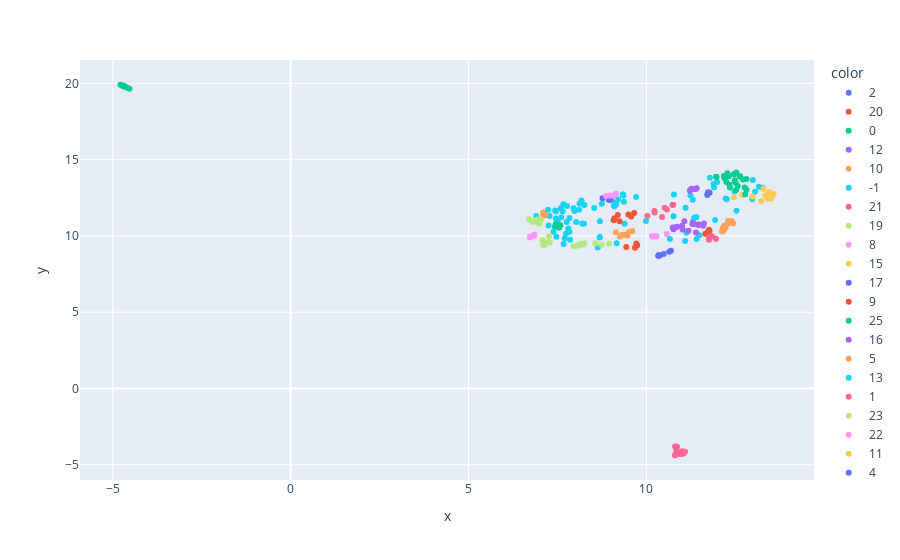

The notebook cell saved with this chart:
### Code cell
# Visualization
viz_df = pd.DataFrame({
    'gesture_name': df['gesture_name'],
    'x': embedding_2d[:, 0],
    'y': embedding_2d[:, 1],
    'cluster': labels
})

fig = px.scatter(viz_df, x='x', y='y', color=viz_df['cluster'].astype(str), hover_data=['gesture_name'])
fig.show()

### Figure 1 — Plotly figure (JSON) as saved in the notebook; plotly's stock layout.template omitted (floating-point values rounded to 4 significant figures)
{"data": [{"customdata": [["Blunt dissect"], ["Cut"], ["Cauterize"], ["Clip"], ["Irrigate"], ["Suction"], ["Stick"]], "hovertemplate": "color=2<br>x=%{x}<br>y=%{y}<br>gesture_name=%{customdata[0]}<extra></extra>", "legendgroup": "2", "marker": {"color": "#636efa", "symbol": "circle"}, "mode": "markers", "name": "2", "orientation": "v", "showlegend": true, "type": "scatter", "x": [10.35, 10.64, 10.37, 10.69, 10.34, 10.49, 10.35], "xaxis": "x", "y": [8.756, 8.972, 8.708, 9.028, 8.7, 8.821, 8.711], "yaxis": "y"}, {"customdata": [["Blunt dissection"], ["Hook"], ["Hook dissection"], ["Inefficient hook"], ["Push"]], "hovertemplate": "color=20<br>x=%{x}<br>y=%{y}<br>gesture_name=%{customdata[0]}<extra></extra>", "legendgroup": "20", "marker": {"color": "#EF553B", "symbol": "circle"}, "mode": "markers", "name": "20", "orientation": "v", "showlegend": true, "type": "scatter", "x": [11.76, 11.73, 11.77, 11.66, 11.78], "xaxis": "x", "y": [10.41, 10.28, 10.27, 10.14, 10.35], "yaxis": "y"}, {"customdata": [["Burn dissect"], ["Cold cut"], ["Hot cut"], ["Pedicalize"], ["Peel/push"], ["Spread"], ["Two-hand spread"], ["Coagulate then cut"], ["0's"]], "hovertemplate": "color=0<br>x=%{x}<br>y=%{y}<br>gesture_name=%{customdata[0]}<extra></extra>", "legendgroup": "0", "marker": {"color": "#00cc96", "symbol": "circle"}, "mode": "markers", "name": "0", "orientation": "v", "showlegend": true, "type": "scatter", "x": [-4.69, -4.728, -4.708, -4.663, -4.784, -4.734, -4.681, -4.595, -4.53], "xaxis": "x", "y": [19.82, 19.86, 19.84, 19.8, 19.92, 19.87, 19.81, 19.73, 19.66], "yaxis": "y"}, {"customdata": [["Cut cautery"], ["Cut ultrasonic"], ["Cutting"], ["Dissecting"], ["Regular Dissection"], ["Stapling"], ["Abdominal access"], ["Marking"]], "hovertemplate": "color=12<br>x=%{x}<br>y=%{y}<br>gesture_name=%{customdata[0]}<extra></extra>", "legendgroup": "12", "marker": {"color": "#ab63fa", "symbol": "circle"}, "mode": "markers", "name": "12", "orientation": "v", "showlegend": true, "type": "scatter", "x": [11.6, 11.46, 11.31, 11.34, 11.3, 11.48, 11.07, 11.62], "xaxis": "x", "y": [10.67, 10.72, 10.91, 10.79, 10.78, 10.74, 10.97, 10.82], "yaxis": "y"}, {"customdata": [["Cutting (high frequency)"], ["Cutting ends"], ["Dissect"], ["Dissection (blunt)"], ["Dissection (thermal)"], ["Peel"], ["Tissue bite"], ["Retract"], ["Resect"], ["Transection"]], "hovertemplate": "color=10<br>x=%{x}<br>y=%{y}<br>gesture_name=%{customdata[0]}<extra></extra>", "legendgroup": "10", "marker": {"color": "#FFA15A", "symbol": "circle"}, "mode": "markers", "name": "10", "orientation": "v", "showlegend": true, "type": "scatter", "x": [12.13, 12.4, 12.23, 12.16, 12.17, 12.19, 12.3, 12.22, 12.29, 12.44], "xaxis": "x", "y": [10.29, 10.98, 10.55, 10.52, 10.35, 10.67, 10.99, 10.65, 10.82, 10.83], "yaxis": "y"}, {"customdata": [["Dissection"], ["Application of clips"], ["Clipping"], ["Hemostatic control"], ["Wipe"], ["Adjustment gesture"], ["Camera move"], ["Endobag - In"], ["Endobag - Out"], ["Exchange"], ["Extract"], ["Idle position"], ["Sling (Hyst.)"], ["Sling-In"], ["Grasping anatomy"], ["Inefficient grasp"], ["Move"], ["Penetrating countertissue"], ["Touch"], ["Approach pole"], ["Drop"], ["End of trial"], ["Non-specific movement"], ["Placing"], ["Put"], ["Grab needle"], ["Grab – Pull - Run"], ["Grasping/orienting needle"], ["Gripper reconfiguration"], ["Hand-off"], ["Indirectly rotate"], ["Insert and push needle through tissue"], ["Insert needle/push needle through tissue"], ["Knot tie (Double/Single loop)"], ["Knotting"], ["Loosen up more suture"], ["Moving to center with needle in grip"], ["Needle grasping"], ["Needle handling"], ["Needle hold angle"], ["Orient needle with both hands"], ["Orient needle with two hands"], ["Orienting needle"], ["Picking up the needle"], ["Position needle"], ["Positioning needle with right hand"], ["Positioning the tip of the needle"], ["Pull needle"], ["Pull suture"], ["Pull suture with both graspers"], ["Pulling suture with both hands"], ["Puling the needle out of the tissue"], ["Reach for needle (gripper open)"], ["Reach for the suture end with the right grasper and pull the suture to lock the knot"], ["Reaching for needle"], ["Reaching for needle with left hand"], ["Reaching for suture with one hand while the other holding the needle"], ["Returning/dropping the needle"], ["Suture"], ["Suture throw"], ["Suture tying"], ["Transferring needle from one hand to the other"], ["Tying a knot"], ["Using one hand to help tighten suture"], ["Wrist rotation"], ["Wrist rotation needle withdrawal"]], "hovertemplate": "color=-1<br>x=%{x}<br>y=%{y}<br>gesture_name=%{customdata[0]}<extra></extra>", "legendgroup": "-1", "marker": {"color": "#19d3f3", "symbol": "circle"}, "mode": "markers", "name": "-1", "orientation": "v", "showlegend": true, "type": "scatter", "x": [10.66, 11.09, 11.41, 11.49, 11.13, 10.78, 7.458, 11.35, 11.41, 8.25, 11.94, 7.709, 12.23, 12.26, 12.54, 8.636, 9.168, 9.371, 7.842, 7.47, 10.76, 7.746, 7.858, 7.676, 7.391, 7.84, 11.31, 8.261, 8.695, 8.196, 7.809, 9.207, 8.749, 11.79, 11.89, 12.48, 7.506, 9.39, 9.991, 8.536, 7.281, 7.98, 7.607, 8.179, 8.125, 6.905, 8.11, 9.357, 11.91, 13.17, 13.27, 9.338, 7.762, 12.98, 7.459, 7.254, 13.06, 7.67, 9.713, 11.24, 11.1, 8.028, 11.99, 12.99, 8.695, 8.685], "xaxis": "x", "y": [9.797, 9.671, 9.802, 10.04, 10.21, 12.71, 11.6, 11.19, 11.24, 10.8, 11.04, 9.85, 12.45, 12.41, 11.66, 9.237, 9.518, 12.25, 10.27, 9.942, 11.3, 10.16, 9.752, 9.467, 10.28, 11.18, 12.38, 12.03, 10.96, 10.81, 10.5, 12.4, 12.12, 13.82, 13.41, 12.92, 10.95, 10.8, 10.98, 11.83, 11.32, 11.63, 11.23, 12.33, 12.12, 11.31, 11.71, 12.65, 13.18, 13.23, 13.17, 12.73, 10.91, 12.41, 11.15, 10.69, 12.89, 12.09, 12.55, 12.67, 11.85, 10.91, 13.54, 13.67, 9.929, 9.901], "yaxis": "y"}, {"customdata": [["Bleeding"], ["Coagulate"], ["Coagulation"], ["Tamponade"], ["Clamp"]], "hovertemplate": "color=21<br>x=%{x}<br>y=%{y}<br>gesture_name=%{customdata[0]}<extra></extra>", "legendgroup": "21", "marker": {"color": "#FF6692", "symbol": "circle"}, "mode": "markers", "name": "21", "orientation": "v", "showlegend": true, "type": "scatter", "x": [11.83, 11.96, 11.85, 11.77, 11.76], "xaxis": "x", "y": [9.961, 9.819, 9.974, 9.923, 9.75], "yaxis": "y"}, {"customdata": [["Precision"], ["Collaboration"], ["Displacement"], ["Free motion"], ["Idle holding"], ["Load motion"], ["Reach"], ["Idle"], ["Picking"]], "hovertemplate": "color=19<br>x=%{x}<br>y=%{y}<br>gesture_name=%{customdata[0]}<extra></extra>", "legendgroup": "19", "marker": {"color": "#B6E880", "symbol": "circle"}, "mode": "markers", "name": "19", "orientation": "v", "showlegend": true, "type": "scatter", "x": [8.252, 7.956, 8.084, 8.205, 8.738, 8.153, 8.955, 8.573, 8.094], "xaxis": "x", "y": [9.521, 9.332, 9.352, 9.417, 9.418, 9.483, 9.486, 9.522, 9.422], "yaxis": "y"}, {"customdata": [["Ascending survey"], ["Descending survey"], ["Inermaneuver segment"], ["Pulling/lifting"], ["Inserting/pushing"]], "hovertemplate": "color=8<br>x=%{x}<br>y=%{y}<br>gesture_name=%{customdata[0]}<extra></extra>", "legendgroup": "8", "marker": {"color": "#FF97FF", "symbol": "circle"}, "mode": "markers", "name": "8", "orientation": "v", "showlegend": true, "type": "scatter", "x": [10.25, 10.29, 10.58, 10.16, 10.18], "xaxis": "x", "y": [9.989, 9.981, 10.13, 10.0, 9.956], "yaxis": "y"}, {"customdata": [["Get together"], ["Dropping suture"], ["Dropping suture and moving to end points"]], "hovertemplate": "color=15<br>x=%{x}<br>y=%{y}<br>gesture_name=%{customdata[0]}<extra></extra>", "legendgroup": "15", "marker": {"color": "#FECB52", "symbol": "circle"}, "mode": "markers", "name": "15", "orientation": "v", "showlegend": true, "type": "scatter", "x": [12.99, 12.46, 12.69], "xaxis": "x", "y": [12.59, 12.54, 12.69], "yaxis": "y"}, {"customdata": [["Injection"], ["Drive needle enter skin"], ["Driving the needle to enter the skin or tissue"], ["Needle pushing"], ["Pushing needle through the tissue"]], "hovertemplate": "color=17<br>x=%{x}<br>y=%{y}<br>gesture_name=%{customdata[0]}<extra></extra>", "legendgroup": "17", "marker": {"color": "#636efa", "symbol": "circle"}, "mode": "markers", "name": "17", "orientation": "v", "showlegend": true, "type": "scatter", "x": [8.967, 9.008, 8.992, 8.946, 8.769], "xaxis": "x", "y": [12.39, 12.4, 12.36, 12.38, 12.48], "yaxis": "y"}, {"customdata": [["Release"], ["Grasp"], ["Hold"], ["Place"]], "hovertemplate": "color=9<br>x=%{x}<br>y=%{y}<br>gesture_name=%{customdata[0]}<extra></extra>", "legendgroup": "9", "marker": {"color": "#EF553B", "symbol": "circle"}, "mode": "markers", "name": "9", "orientation": "v", "showlegend": true, "type": "scatter", "x": [9.741, 9.68, 9.439, 9.721], "xaxis": "x", "y": [9.388, 9.228, 9.269, 9.508], "yaxis": "y"}, {"customdata": [["Align and grasp"], ["Align and place"], ["Reach for needle"], ["Reaching for needle with right hand"]], "hovertemplate": "color=25<br>x=%{x}<br>y=%{y}<br>gesture_name=%{customdata[0]}<extra></extra>", "legendgroup": "25", "marker": {"color": "#00cc96", "symbol": "circle"}, "mode": "markers", "name": "25", "orientation": "v", "showlegend": true, "type": "scatter", "x": [7.547, 7.431, 7.583, 7.456], "xaxis": "x", "y": [10.54, 10.62, 10.7, 10.78], "yaxis": "y"}, {"customdata": [["Aspiration"], ["Irrigation"], ["Irrigation and suction"], ["Retracting with grasping"], ["Retracting without grasping"], ["Scratch"], ["Suction and irrigation"], ["Specimen/material removal"]], "hovertemplate": "color=16<br>x=%{x}<br>y=%{y}<br>gesture_name=%{customdata[0]}<extra></extra>", "legendgroup": "16", "marker": {"color": "#ab63fa", "symbol": "circle"}, "mode": "markers", "name": "16", "orientation": "v", "showlegend": true, "type": "scatter", "x": [11.18, 10.87, 11.02, 10.76, 10.74, 11.4, 10.84, 11.01], "xaxis": "x", "y": [10.35, 10.61, 10.42, 10.44, 10.55, 10.23, 10.59, 10.66], "yaxis": "y"}, {"customdata": [["Catch"], ["Give slack"], ["Avoidable delay"], ["Make a loop"], ["Pass through"], ["Position"], ["Pull"]], "hovertemplate": "color=5<br>x=%{x}<br>y=%{y}<br>gesture_name=%{customdata[0]}<extra></extra>", "legendgroup": "5", "marker": {"color": "#FFA15A", "symbol": "circle"}, "mode": "markers", "name": "5", "orientation": "v", "showlegend": true, "type": "scatter", "x": [9.473, 9.382, 9.142, 9.501, 9.309, 9.607, 9.26], "xaxis": "x", "y": [10.01, 10.07, 10.25, 10.24, 10.06, 10.32, 9.969], "yaxis": "y"}, {"customdata": [["Penetrating tissue"], ["Insert needle trough tissue"], ["Needle puncture"], ["Positioning the needle tip"]], "hovertemplate": "color=13<br>x=%{x}<br>y=%{y}<br>gesture_name=%{customdata[0]}<extra></extra>", "legendgroup": "13", "marker": {"color": "#19d3f3", "symbol": "circle"}, "mode": "markers", "name": "13", "orientation": "v", "showlegend": true, "type": "scatter", "x": [9.112, 9.148, 9.145, 9.084], "xaxis": "x", "y": [11.95, 12.17, 12.04, 11.98], "yaxis": "y"}, {"customdata": [["Retraction"], ["Flush hand over - Left"], ["Flush hand over - Right"], ["Flush hand under - Left"], ["Flush hand under - Right"], ["Forehand over - Left"], ["Forehand over - Right"], ["Forehand over -> Under"], ["Forehand under - Left"], ["Forehand under - Right"], ["Needle driving"], ["Needle targeting"], ["Needle withdrawl"], ["Suture cinching"]], "hovertemplate": "color=1<br>x=%{x}<br>y=%{y}<br>gesture_name=%{customdata[0]}<extra></extra>", "legendgroup": "1", "marker": {"color": "#FF6692", "symbol": "circle"}, "mode": "markers", "name": "1", "orientation": "v", "showlegend": true, "type": "scatter", "x": [10.92, 10.82, 11.09, 10.88, 10.93, 11.0, 10.96, 10.91, 11.06, 10.85, 10.81, 10.8, 10.86, 11.0], "xaxis": "x", "y": [-4.223, -4.36, -4.15, -4.235, -4.246, -4.298, -4.296, -4.269, -4.233, -4.057, -3.806, -4.38, -3.819, -4.11], "yaxis": "y"}, {"customdata": [["Approach peg"], ["Lift peg"], ["Reach for peg"], ["Reach for the peg with the left grasper"], ["Reach for the peg with the right grasper"], ["Transfer peg - exchange"], ["Transfer peg - together"], ["Transfer peg between graspers"]], "hovertemplate": "color=23<br>x=%{x}<br>y=%{y}<br>gesture_name=%{customdata[0]}<extra></extra>", "legendgroup": "23", "marker": {"color": "#B6E880", "symbol": "circle"}, "mode": "markers", "name": "23", "orientation": "v", "showlegend": true, "type": "scatter", "x": [7.264, 7.289, 7.246, 7.078, 7.092, 7.114, 7.102, 7.135], "xaxis": "x", "y": [9.983, 9.564, 9.599, 9.743, 9.621, 9.502, 9.425, 9.408], "yaxis": "y"}, {"customdata": [["Backhand over - Left"], ["Backhand over - Right"], ["Backhand under - Left"], ["Backhand under - Right"], ["Backhand under -> over"]], "hovertemplate": "color=22<br>x=%{x}<br>y=%{y}<br>gesture_name=%{customdata[0]}<extra></extra>", "legendgroup": "22", "marker": {"color": "#FF97FF", "symbol": "circle"}, "mode": "markers", "name": "22", "orientation": "v", "showlegend": true, "type": "scatter", "x": [6.857, 6.735, 6.849, 6.824, 6.729], "xaxis": "x", "y": [10.09, 9.962, 10.0, 10.02, 9.905], "yaxis": "y"}, {"customdata": [["Both hands pull"], ["Extracting suture from tissue with left hand"], ["Making C loop around right hand"], ["pull suture with left hand"], ["pull suture with right hand"], ["Pulling suture with left hand"], ["Pulling suture with right hand"], ["Reach for suture with right grasper"], ["Reaching for suture with right hand"], ["Right hand assisting left while pulling suture"], ["Right hand reaches for suture"], ["Using right hand to help tighten suture"]], "hovertemplate": "color=11<br>x=%{x}<br>y=%{y}<br>gesture_name=%{customdata[0]}<extra></extra>", "legendgroup": "11", "marker": {"color": "#FECB52", "symbol": "circle"}, "mode": "markers", "name": "11", "orientation": "v", "showlegend": true, "type": "scatter", "x": [13.3, 13.5, 13.45, 13.5, 13.54, 13.41, 13.42, 13.43, 13.35, 13.51, 13.23, 13.58], "xaxis": "x", "y": [13.1, 12.44, 12.88, 12.51, 12.65, 12.46, 12.52, 12.61, 12.65, 12.64, 12.3, 12.75], "yaxis": "y"}, {"customdata": [["Cutting the suture"], ["Grab suture"], ["String cutting"], ["Thread cut"]], "hovertemplate": "color=4<br>x=%{x}<br>y=%{y}<br>gesture_name=%{customdata[0]}<extra></extra>", "legendgroup": "4", "marker": {"color": "#636efa", "symbol": "circle"}, "mode": "markers", "name": "4", "orientation": "v", "showlegend": true, "type": "scatter", "x": [11.72, 11.73, 11.71, 11.78], "xaxis": "x", "y": [12.74, 12.87, 12.69, 12.83], "yaxis": "y"}, {"customdata": [["Driving smoothness"], ["Needle entry angle"], ["Needle hold ratio"], ["Needle positioning"], ["Needle insertion"], ["Needle passing"], ["Needle repositioning"]], "hovertemplate": "color=7<br>x=%{x}<br>y=%{y}<br>gesture_name=%{customdata[0]}<extra></extra>", "legendgroup": "7", "marker": {"color": "#EF553B", "symbol": "circle"}, "mode": "markers", "name": "7", "orientation": "v", "showlegend": true, "type": "scatter", "x": [9.199, 9.496, 9.084, 9.248, 9.66, 9.577, 9.104], "xaxis": "x", "y": [11.37, 11.4, 11.04, 10.97, 11.51, 11.28, 11.15], "yaxis": "y"}, {"customdata": [["Dropping suture at end and moving to end points"], ["Grab suture-tail"], ["Grasp suture tail in knot tying"], ["Grasping and pulling the tail of suture through the loop"], ["Knot pushing"], ["Knot tying"], ["Knot-Tying"], ["Knot tying - Grasp tail"], ["Knot tying - Perform a single C-loop"], ["Knot tying - Tighten suture"], ["Loop suture for knot tying"], ["Looping the suture around a needle driver to make a knot"], ["Loosening more suture"], ["Make a knot"], ["Making C loop around one hand"], ["Making C-loop around right grasper"], ["Moving to end points"], ["One loop knot"], ["Pull ends of suture taut"], ["Pull suture tail trough knot"], ["Pulling the 2 suture ends taut to tighten the knot."], ["Rotate suture once"], ["Rotate suture twice"], ["Two loop knot"]], "hovertemplate": "color=14<br>x=%{x}<br>y=%{y}<br>gesture_name=%{customdata[0]}<extra></extra>", "legendgroup": "14", "marker": {"color": "#00cc96", "symbol": "circle"}, "mode": "markers", "name": "14", "orientation": "v", "showlegend": true, "type": "scatter", "x": [12.35, 12.77, 12.49, 12.49, 12.63, 12.34, 11.97, 12.57, 12.32, 12.81, 12.19, 12.53, 12.53, 12.82, 12.64, 12.51, 12.78, 11.97, 12.51, 12.25, 12.72, 12.18, 12.28, 12.46], "xaxis": "x", "y": [13.18, 13.17, 13.57, 13.65, 13.92, 13.36, 13.87, 13.27, 13.92, 13.74, 13.8, 14.17, 13.01, 13.03, 13.9, 14.07, 12.71, 13.89, 13.49, 13.53, 13.7, 13.94, 14.11, 14.05], "yaxis": "y"}, {"customdata": [["Grasp Pull Run Suture"], ["Pull needle suture"], ["Pull/run suture out of tissue"], ["Pulling Suture"], ["Pulling thread trough tissue"]], "hovertemplate": "color=3<br>x=%{x}<br>y=%{y}<br>gesture_name=%{customdata[0]}<extra></extra>", "legendgroup": "3", "marker": {"color": "#ab63fa", "symbol": "circle"}, "mode": "markers", "name": "3", "orientation": "v", "showlegend": true, "type": "scatter", "x": [11.22, 11.34, 11.27, 11.39, 11.42], "xaxis": "x", "y": [12.98, 13.07, 13.1, 13.07, 13.12], "yaxis": "y"}, {"customdata": [["Grasping needle with right hand"], ["Moving to center of workspace with needle in grip"], ["Orienting needle with right hand"], ["Orienting needles"], ["Rotate"]], "hovertemplate": "color=26<br>x=%{x}<br>y=%{y}<br>gesture_name=%{customdata[0]}<extra></extra>", "legendgroup": "26", "marker": {"color": "#FFA15A", "symbol": "circle"}, "mode": "markers", "name": "26", "orientation": "v", "showlegend": true, "type": "scatter", "x": [7.092, 7.11, 7.105, 7.162, 7.121], "xaxis": "x", "y": [11.49, 11.34, 11.53, 11.38, 11.51], "yaxis": "y"}, {"customdata": [["Grasping the needle"], ["Orient needle"], ["Position needle (holding needle)"], ["Positioning needle"], ["Repositioning the needle on the needle driver"], ["Straightening/orienting needle"]], "hovertemplate": "color=27<br>x=%{x}<br>y=%{y}<br>gesture_name=%{customdata[0]}<extra></extra>", "legendgroup": "27", "marker": {"color": "#19d3f3", "symbol": "circle"}, "mode": "markers", "name": "27", "orientation": "v", "showlegend": true, "type": "scatter", "x": [7.594, 7.775, 7.237, 7.957, 7.439, 7.65], "xaxis": "x", "y": [11.82, 11.97, 11.72, 11.82, 11.67, 11.62], "yaxis": "y"}, {"customdata": [["Insert"], ["Loosen completely"], ["Loosen partially"], ["Needle extraction"], ["Needle holding"], ["Suture handling"], ["Suture making"], ["Suturing"]], "hovertemplate": "color=6<br>x=%{x}<br>y=%{y}<br>gesture_name=%{customdata[0]}<extra></extra>", "legendgroup": "6", "marker": {"color": "#FF6692", "symbol": "circle"}, "mode": "markers", "name": "6", "orientation": "v", "showlegend": true, "type": "scatter", "x": [10.23, 10.74, 10.76, 10.03, 10.58, 10.52, 10.23, 10.44], "xaxis": "x", "y": [11.55, 12.03, 12.05, 11.31, 11.73, 11.85, 11.64, 11.24], "yaxis": "y"}, {"customdata": [["Move to middle with needle (left hand)"], ["Move to middle with needle (right hand)"], ["Orienting needle with left hand"], ["Positioning needle with left hand"], ["Pushing needle through tissue with left hand"], ["Pushing needle through tissue with right hand"], ["Transferring needle from left to right"], ["Transferring needle from right to left"]], "hovertemplate": "color=24<br>x=%{x}<br>y=%{y}<br>gesture_name=%{customdata[0]}<extra></extra>", "legendgroup": "24", "marker": {"color": "#B6E880", "symbol": "circle"}, "mode": "markers", "name": "24", "orientation": "v", "showlegend": true, "type": "scatter", "x": [6.995, 6.965, 7.038, 6.933, 6.792, 6.703, 6.955, 6.826], "xaxis": "x", "y": [10.81, 10.87, 11.07, 11.07, 10.92, 11.12, 10.87, 10.95], "yaxis": "y"}, {"customdata": [["Needle pulling"], ["Pulling needle"], ["Rotate needle trough skin"], ["Rotating or pulling the needle out of the skin or tissue"]], "hovertemplate": "color=18<br>x=%{x}<br>y=%{y}<br>gesture_name=%{customdata[0]}<extra></extra>", "legendgroup": "18", "marker": {"color": "#FF97FF", "symbol": "circle"}, "mode": "markers", "name": "18", "orientation": "v", "showlegend": true, "type": "scatter", "x": [9.149, 9.085, 8.872, 8.983], "xaxis": "x", "y": [12.78, 12.64, 12.62, 12.65], "yaxis": "y"}], "layout": {"legend": {"title": {"text": "color"}, "tracegroupgap": 0}, "margin": {"t": 60}, "xaxis": {"anchor": "y", "domain": [0, 1], "title": {"text": "x"}}, "yaxis": {"anchor": "x", "domain": [0, 1], "title": {"text": "y"}}}}
